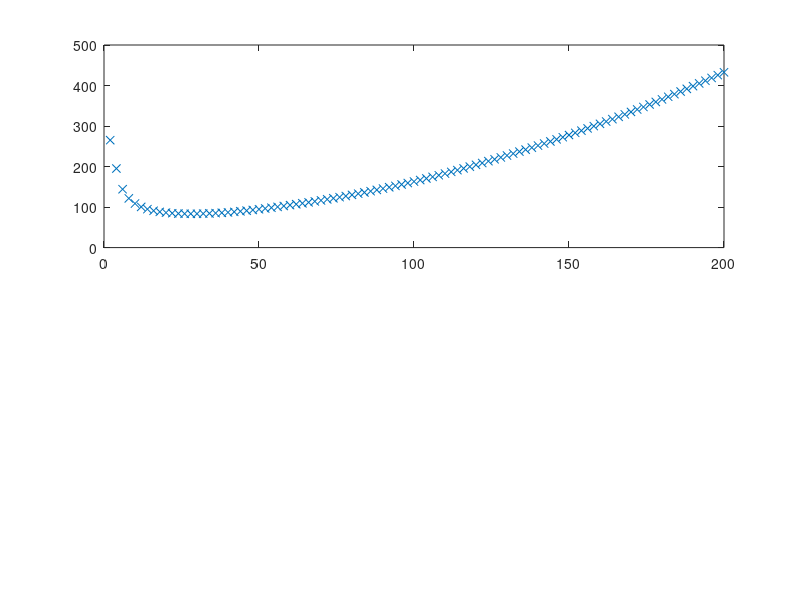

The MATLAB source for this figure: (Note: this script raises an error after producing the figure.)
%clear;
h1 = figure;
load roadster;
subplot(2,1,1);
plot(speed_kmph, consumption_Whpkm, 'x'), hold on
plot(0:0.1:200,consumption(0:0.1:200),'k')
title('Roadster')
xlabel('speed [km/h]')
ylabel('consumption [Wh/km]')
legend('data','spline interpolation', 'Location','northwest')
subplot(2,1,2);
battery = 55e3; % Wh
reach = battery./(consumption(0:0.1:200));
plot(0:0.1:200, reach)
title('Expected Reach at fully charged')
xlabel('speed [km/h]')
ylabel('reach [km]')
[max_val,idx] = max(reach);
hold on;
max_x = (idx-1)/10;
plot(max_x,max_val,'o','MarkerSize',10);
str = ['Maximum = (',num2str(max_x), ', ',num2str(max_val),')'];
text(60,200,str,'HorizontalAlignment','right');
h2 = figure;
subplot(2,1,1);
plot(0:0.1:65,velocity(0:0.1:65,'speed_elsa'))
xlabel('distance [km]')
ylabel('speed [km/h]')
title('Elsa')
subplot(2,1,2)
plot(0:0.1:65,velocity(0:0.1:65,'speed_anna'))
title('Anna')
xlabel('distance [km]')
ylabel('speed [km/h]')